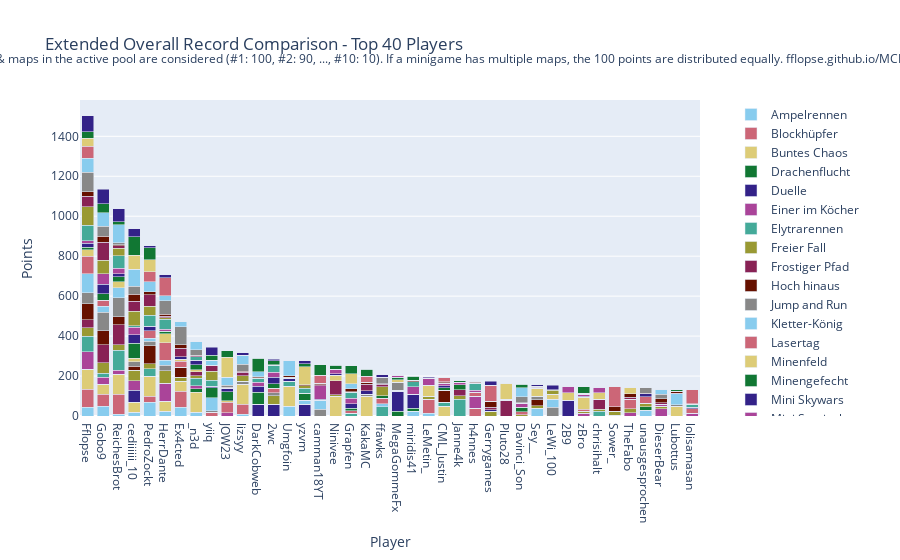

Notebook code cell kept with this figure:
### Code cell
import plotly.graph_objects as go

# Sum all columns to get the total score
outDf['Total'] = outDf.sum(axis=1)

# Sort by total score and fill N/A values with 0
outDf = outDf.sort_values(by='Total', ascending=False).fillna(0)

# Crop to top 10 players
cropDf = outDf.head(40).copy()

# Drop the 'Total' column for plotting
cropDf = cropDf.drop(columns=['Total'])

# Create a color palette
color_palette = px.colors.qualitative.Safe

# Create the stacked bar plot
fig = go.Figure()

for column in cropDf.columns.difference(['Player']):
    fig.add_trace(go.Bar(
        x=cropDf.index,
        y=cropDf[column],
        name=column,
        marker_color=color_palette[len(fig.data) % len(color_palette)]
    ))

# Update layout
fig.update_layout(
    barmode='stack',
    title='Extended Overall Record Comparison - Top 40 Players',
    xaxis=dict(title='Player'),
    yaxis=dict(title='Points'),
    #height=800,
    #width=1000,
    legend=dict(
        x=1.05,
        y=0.5,
        traceorder='normal',
        font=dict(size=12),
        bgcolor='rgba(255, 255, 255, 0)',
        bordercolor='rgba(0, 0, 0, 0)'
    ),
    margin=dict(r=200),  # Adjust right margin to make room for the legend
    annotations=[
        dict(
            x=0.5,
            y=1.1635,
            xref='paper',
            yref='paper',
            text='Max 100 points per minigame. Records #1 through #10 of games & maps in the active pool are considered (#1: 100, #2: 90, ..., #10: 10). If a minigame has multiple maps, the 100 points are distributed equally. fflopse.github.io/MCP-Records/data-analysis/global-ranking.ipynb',
            showarrow=False,
            font=dict(size=12),
            xanchor='center'
        )
    ]
)

fig.show()

# save the plot as an html file

fig.write_html('out/ext_overall_record_comparison.html')

### Figure 1 — Plotly figure (JSON) as saved in the notebook; plotly's stock layout.template omitted (floating-point values rounded to 4 significant figures)
{"data": [{"marker": {"color": "rgb(136, 204, 238)"}, "name": "Ampelrennen", "type": "bar", "x": ["Fflopse", "Gobo9", "ReichesBrot", "cediiiiii_10", "PedroZockt", "HerrDante", "Ex4cted", "_n3d", "yiiq", "JOW23", "lizsyy", "DarkCobweb", "2wc", "Umgfoin", "yzvm", "camman18YT", "Ninivee", "Grapfen", "KakaMC", "ffawks", "MegaGommeFx", "miridis41", "LeMetin_", "CML_Justin", "Janne4k", "h4nnes", "Gerrygames", "Pluto28", "Davinci_Son", "Sey__", "LeWi_100", "2B9", "zBro", "chrisihalt", "Sower_", "TheFabo", "unausgesprochen", "DieserBear", "Lubottus", "lolisamasan"], "y": [45, 50, 10, 20, 70, 25, 45, 20, 0, 0, 10, 0, 0, 50, 0, 0, 0, 0, 0, 0, 0, 25, 15, 0, 0, 0, 0, 0, 0, 40, 0, 0, 0, 0, 0, 0, 30, 0, 0, 0]}, {"marker": {"color": "rgb(204, 102, 119)"}, "name": "Blockhüpfer", "type": "bar", "x": ["Fflopse", "Gobo9", "ReichesBrot", "cediiiiii_10", "PedroZockt", "HerrDante", "Ex4cted", "_n3d", "yiiq", "JOW23", "lizsyy", "DarkCobweb", "2wc", "Umgfoin", "yzvm", "camman18YT", "Ninivee", "Grapfen", "KakaMC", "ffawks", "MegaGommeFx", "miridis41", "LeMetin_", "CML_Justin", "Janne4k", "h4nnes", "Gerrygames", "Pluto28", "Davinci_Son", "Sey__", "LeWi_100", "2B9", "zBro", "chrisihalt", "Sower_", "TheFabo", "unausgesprochen", "DieserBear", "Lubottus", "lolisamasan"], "y": [90, 60, 100, 0, 30, 0, 80, 0, 20, 0, 50, 0, 0, 0, 0, 0, 0, 0, 0, 0, 0, 0, 70, 0, 0, 40, 0, 0, 0, 0, 0, 0, 0, 0, 0, 0, 0, 0, 0, 0]}, {"marker": {"color": "rgb(221, 204, 119)"}, "name": "Buntes Chaos", "type": "bar", "x": ["Fflopse", "Gobo9", "ReichesBrot", "cediiiiii_10", "PedroZockt", "HerrDante", "Ex4cted", "_n3d", "yiiq", "JOW23", "lizsyy", "DarkCobweb", "2wc", "Umgfoin", "yzvm", "camman18YT", "Ninivee", "Grapfen", "KakaMC", "ffawks", "MegaGommeFx", "miridis41", "LeMetin_", "CML_Justin", "Janne4k", "h4nnes", "Gerrygames", "Pluto28", "Davinci_Son", "Sey__", "LeWi_100", "2B9", "zBro", "chrisihalt", "Sower_", "TheFabo", "unausgesprochen", "DieserBear", "Lubottus", "lolisamasan"], "y": [100, 50, 100, 50, 100, 50, 50, 100, 0, 0, 100, 0, 0, 100, 0, 0, 100, 0, 100, 0, 0, 0, 0, 50, 0, 0, 0, 0, 0, 0, 0, 0, 0, 0, 0, 0, 0, 0, 50, 0]}, {"marker": {"color": "rgb(17, 119, 51)"}, "name": "Drachenflucht", "type": "bar", "x": ["Fflopse", "Gobo9", "ReichesBrot", "cediiiiii_10", "PedroZockt", "HerrDante", "Ex4cted", "_n3d", "yiiq", "JOW23", "lizsyy", "DarkCobweb", "2wc", "Umgfoin", "yzvm", "camman18YT", "Ninivee", "Grapfen", "KakaMC", "ffawks", "MegaGommeFx", "miridis41", "LeMetin_", "CML_Justin", "Janne4k", "h4nnes", "Gerrygames", "Pluto28", "Davinci_Son", "Sey__", "LeWi_100", "2B9", "zBro", "chrisihalt", "Sower_", "TheFabo", "unausgesprochen", "DieserBear", "Lubottus", "lolisamasan"], "y": [0, 0, 0, 0, 0, 0, 0, 16, 0, 0, 0, 0, 0, 0, 0, 0, 0, 0, 0, 0, 24, 14, 0, 0, 0, 0, 0, 0, 0, 0, 0, 0, 0, 0, 4, 0, 16, 0, 0, 0]}, {"marker": {"color": "rgb(51, 34, 136)"}, "name": "Duelle", "type": "bar", "x": ["Fflopse", "Gobo9", "ReichesBrot", "cediiiiii_10", "PedroZockt", "HerrDante", "Ex4cted", "_n3d", "yiiq", "JOW23", "lizsyy", "DarkCobweb", "2wc", "Umgfoin", "yzvm", "camman18YT", "Ninivee", "Grapfen", "KakaMC", "ffawks", "MegaGommeFx", "miridis41", "LeMetin_", "CML_Justin", "Janne4k", "h4nnes", "Gerrygames", "Pluto28", "Davinci_Son", "Sey__", "LeWi_100", "2B9", "zBro", "chrisihalt", "Sower_", "TheFabo", "unausgesprochen", "DieserBear", "Lubottus", "lolisamasan"], "y": [0, 0, 0, 60, 0, 0, 0, 0, 0, 0, 0, 60, 60, 0, 60, 0, 0, 0, 0, 0, 100, 70, 0, 0, 0, 0, 0, 0, 0, 0, 0, 80, 0, 0, 0, 0, 0, 0, 0, 0]}, {"marker": {"color": "rgb(170, 68, 153)"}, "name": "Einer im Köcher", "type": "bar", "x": ["Fflopse", "Gobo9", "ReichesBrot", "cediiiiii_10", "PedroZockt", "HerrDante", "Ex4cted", "_n3d", "yiiq", "JOW23", "lizsyy", "DarkCobweb", "2wc", "Umgfoin", "yzvm", "camman18YT", "Ninivee", "Grapfen", "KakaMC", "ffawks", "MegaGommeFx", "miridis41", "LeMetin_", "CML_Justin", "Janne4k", "h4nnes", "Gerrygames", "Pluto28", "Davinci_Son", "Sey__", "LeWi_100", "2B9", "zBro", "chrisihalt", "Sower_", "TheFabo", "unausgesprochen", "DieserBear", "Lubottus", "lolisamasan"], "y": [86.67, 33.33, 20, 46.67, 0, 90, 0, 16.67, 0, 16.67, 0, 0, 0, 0, 0, 0, 0, 0, 0, 0, 0, 0, 0, 0, 0, 60, 0, 0, 0, 0, 0, 0, 13.33, 0, 0, 16.67, 0, 36.67, 0, 13.33]}, {"marker": {"color": "rgb(68, 170, 153)"}, "name": "Elytrarennen", "type": "bar", "x": ["Fflopse", "Gobo9", "ReichesBrot", "cediiiiii_10", "PedroZockt", "HerrDante", "Ex4cted", "_n3d", "yiiq", "JOW23", "lizsyy", "DarkCobweb", "2wc", "Umgfoin", "yzvm", "camman18YT", "Ninivee", "Grapfen", "KakaMC", "ffawks", "MegaGommeFx", "miridis41", "LeMetin_", "CML_Justin", "Janne4k", "h4nnes", "Gerrygames", "Pluto28", "Davinci_Son", "Sey__", "LeWi_100", "2B9", "zBro", "chrisihalt", "Sower_", "TheFabo", "unausgesprochen", "DieserBear", "Lubottus", "lolisamasan"], "y": [76.67, 20, 100, 0, 36.67, 0, 0, 36.67, 0, 0, 0, 0, 0, 23.33, 0, 0, 0, 13.33, 0, 46.67, 0, 0, 0, 20, 83.33, 0, 0, 0, 0, 0, 0, 0, 0, 23.33, 0, 0, 0, 0, 0, 0]}, {"marker": {"color": "rgb(153, 153, 51)"}, "name": "Freier Fall", "type": "bar", "x": ["Fflopse", "Gobo9", "ReichesBrot", "cediiiiii_10", "PedroZockt", "HerrDante", "Ex4cted", "_n3d", "yiiq", "JOW23", "lizsyy", "DarkCobweb", "2wc", "Umgfoin", "yzvm", "camman18YT", "Ninivee", "Grapfen", "KakaMC", "ffawks", "MegaGommeFx", "miridis41", "LeMetin_", "CML_Justin", "Janne4k", "h4nnes", "Gerrygames", "Pluto28", "Davinci_Son", "Sey__", "LeWi_100", "2B9", "zBro", "chrisihalt", "Sower_", "TheFabo", "unausgesprochen", "DieserBear", "Lubottus", "lolisamasan"], "y": [42.5, 52.5, 27.5, 52.5, 25, 62.5, 20, 12.5, 0, 0, 0, 0, 42.5, 0, 0, 0, 7.5, 0, 0, 0, 5, 0, 15, 0, 17.5, 0, 25, 0, 7.5, 12.5, 0, 0, 10, 10, 20, 20, 17.5, 12.5, 0, 0]}, {"marker": {"color": "rgb(136, 34, 85)"}, "name": "Frostiger Pfad", "type": "bar", "x": ["Fflopse", "Gobo9", "ReichesBrot", "cediiiiii_10", "PedroZockt", "HerrDante", "Ex4cted", "_n3d", "yiiq", "JOW23", "lizsyy", "DarkCobweb", "2wc", "Umgfoin", "yzvm", "camman18YT", "Ninivee", "Grapfen", "KakaMC", "ffawks", "MegaGommeFx", "miridis41", "LeMetin_", "CML_Justin", "Janne4k", "h4nnes", "Gerrygames", "Pluto28", "Davinci_Son", "Sey__", "LeWi_100", "2B9", "zBro", "chrisihalt", "Sower_", "TheFabo", "unausgesprochen", "DieserBear", "Lubottus", "lolisamasan"], "y": [40, 90, 100, 0, 0, 0, 0, 20, 0, 0, 0, 0, 0, 0, 0, 0, 70, 0, 0, 0, 0, 0, 0, 0, 30, 0, 0, 80, 0, 0, 0, 0, 0, 50, 0, 0, 0, 0, 0, 0]}, {"marker": {"color": "rgb(102, 17, 0)"}, "name": "Hoch hinaus", "type": "bar", "x": ["Fflopse", "Gobo9", "ReichesBrot", "cediiiiii_10", "PedroZockt", "HerrDante", "Ex4cted", "_n3d", "yiiq", "JOW23", "lizsyy", "DarkCobweb", "2wc", "Umgfoin", "yzvm", "camman18YT", "Ninivee", "Grapfen", "KakaMC", "ffawks", "MegaGommeFx", "miridis41", "LeMetin_", "CML_Justin", "Janne4k", "h4nnes", "Gerrygames", "Pluto28", "Davinci_Son", "Sey__", "LeWi_100", "2B9", "zBro", "chrisihalt", "Sower_", "TheFabo", "unausgesprochen", "DieserBear", "Lubottus", "lolisamasan"], "y": [80, 70, 40, 20, 90, 0, 50, 0, 0, 0, 0, 0, 0, 0, 0, 0, 0, 0, 0, 0, 0, 0, 0, 60, 0, 0, 0, 0, 0, 30, 0, 0, 0, 0, 0, 0, 0, 0, 0, 0]}, {"marker": {"color": "rgb(136, 136, 136)"}, "name": "Jump and Run", "type": "bar", "x": ["Fflopse", "Gobo9", "ReichesBrot", "cediiiiii_10", "PedroZockt", "HerrDante", "Ex4cted", "_n3d", "yiiq", "JOW23", "lizsyy", "DarkCobweb", "2wc", "Umgfoin", "yzvm", "camman18YT", "Ninivee", "Grapfen", "KakaMC", "ffawks", "MegaGommeFx", "miridis41", "LeMetin_", "CML_Justin", "Janne4k", "h4nnes", "Gerrygames", "Pluto28", "Davinci_Son", "Sey__", "LeWi_100", "2B9", "zBro", "chrisihalt", "Sower_", "TheFabo", "unausgesprochen", "DieserBear", "Lubottus", "lolisamasan"], "y": [56.67, 93.33, 93.33, 23.33, 23.33, 26.67, 0, 0, 6.667, 0, 13.33, 0, 13.33, 0, 0, 33.33, 0, 0, 10, 0, 40, 0, 0, 0, 0, 0, 0, 0, 0, 16.67, 43.33, 0, 0, 0, 0, 0, 0, 0, 6.667, 0]}, {"marker": {"color": "rgb(136, 204, 238)"}, "name": "Kletter-König", "type": "bar", "x": ["Fflopse", "Gobo9", "ReichesBrot", "cediiiiii_10", "PedroZockt", "HerrDante", "Ex4cted", "_n3d", "yiiq", "JOW23", "lizsyy", "DarkCobweb", "2wc", "Umgfoin", "yzvm", "camman18YT", "Ninivee", "Grapfen", "KakaMC", "ffawks", "MegaGommeFx", "miridis41", "LeMetin_", "CML_Justin", "Janne4k", "h4nnes", "Gerrygames", "Pluto28", "Davinci_Son", "Sey__", "LeWi_100", "2B9", "zBro", "chrisihalt", "Sower_", "TheFabo", "unausgesprochen", "DieserBear", "Lubottus", "lolisamasan"], "y": [95, 30, 50, 0, 15, 25, 0, 0, 65, 0, 0, 0, 0, 0, 20, 45, 0, 0, 0, 15, 0, 0, 0, 0, 0, 0, 0, 0, 0, 0, 40, 0, 0, 0, 0, 0, 0, 0, 55, 0]}, {"marker": {"color": "rgb(204, 102, 119)"}, "name": "Lasertag", "type": "bar", "x": ["Fflopse", "Gobo9", "ReichesBrot", "cediiiiii_10", "PedroZockt", "HerrDante", "Ex4cted", "_n3d", "yiiq", "JOW23", "lizsyy", "DarkCobweb", "2wc", "Umgfoin", "yzvm", "camman18YT", "Ninivee", "Grapfen", "KakaMC", "ffawks", "MegaGommeFx", "miridis41", "LeMetin_", "CML_Justin", "Janne4k", "h4nnes", "Gerrygames", "Pluto28", "Davinci_Son", "Sey__", "LeWi_100", "2B9", "zBro", "chrisihalt", "Sower_", "TheFabo", "unausgesprochen", "DieserBear", "Lubottus", "lolisamasan"], "y": [86.67, 30, 0, 0, 36.67, 86.67, 30, 0, 0, 53.33, 0, 0, 23.33, 0, 0, 0, 0, 13.33, 0, 26.67, 0, 0, 0, 0, 0, 20, 0, 0, 13.33, 0, 0, 0, 10, 0, 0, 46.67, 33.33, 0, 0, 23.33]}, {"marker": {"color": "rgb(221, 204, 119)"}, "name": "Minenfeld", "type": "bar", "x": ["Fflopse", "Gobo9", "ReichesBrot", "cediiiiii_10", "PedroZockt", "HerrDante", "Ex4cted", "_n3d", "yiiq", "JOW23", "lizsyy", "DarkCobweb", "2wc", "Umgfoin", "yzvm", "camman18YT", "Ninivee", "Grapfen", "KakaMC", "ffawks", "MegaGommeFx", "miridis41", "LeMetin_", "CML_Justin", "Janne4k", "h4nnes", "Gerrygames", "Pluto28", "Davinci_Son", "Sey__", "LeWi_100", "2B9", "zBro", "chrisihalt", "Sower_", "TheFabo", "unausgesprochen", "DieserBear", "Lubottus", "lolisamasan"], "y": [33.33, 0, 30, 16.67, 0, 46.67, 10, 10, 0, 6.667, 0, 0, 0, 0, 0, 0, 26.67, 0, 0, 0, 13.33, 0, 53.33, 0, 0, 0, 0, 0, 0, 40, 26.67, 36.67, 60, 33.33, 0, 0, 0, 0, 0, 0]}, {"marker": {"color": "rgb(17, 119, 51)"}, "name": "Minengefecht", "type": "bar", "x": ["Fflopse", "Gobo9", "ReichesBrot", "cediiiiii_10", "PedroZockt", "HerrDante", "Ex4cted", "_n3d", "yiiq", "JOW23", "lizsyy", "DarkCobweb", "2wc", "Umgfoin", "yzvm", "camman18YT", "Ninivee", "Grapfen", "KakaMC", "ffawks", "MegaGommeFx", "miridis41", "LeMetin_", "CML_Justin", "Janne4k", "h4nnes", "Gerrygames", "Pluto28", "Davinci_Son", "Sey__", "LeWi_100", "2B9", "zBro", "chrisihalt", "Sower_", "TheFabo", "unausgesprochen", "DieserBear", "Lubottus", "lolisamasan"], "y": [12.5, 32.5, 25, 75, 0, 12.5, 0, 25, 50, 45, 0, 60, 22.5, 0, 35, 0, 0, 12.5, 0, 12.5, 12.5, 0, 0, 12.5, 25, 0, 0, 0, 22.5, 0, 0, 0, 0, 0, 0, 0, 0, 0, 0, 0]}, {"marker": {"color": "rgb(51, 34, 136)"}, "name": "Mini Skywars", "type": "bar", "x": ["Fflopse", "Gobo9", "ReichesBrot", "cediiiiii_10", "PedroZockt", "HerrDante", "Ex4cted", "_n3d", "yiiq", "JOW23", "lizsyy", "DarkCobweb", "2wc", "Umgfoin", "yzvm", "camman18YT", "Ninivee", "Grapfen", "KakaMC", "ffawks", "MegaGommeFx", "miridis41", "LeMetin_", "CML_Justin", "Janne4k", "h4nnes", "Gerrygames", "Pluto28", "Davinci_Son", "Sey__", "LeWi_100", "2B9", "zBro", "chrisihalt", "Sower_", "TheFabo", "unausgesprochen", "DieserBear", "Lubottus", "lolisamasan"], "y": [20, 48.33, 16.67, 43.33, 21.67, 0, 11.67, 23.33, 8.333, 16.67, 0, 30, 31.67, 15, 0, 6.667, 6.667, 23.33, 16.67, 0, 0, 0, 0, 8.333, 0, 0, 6.667, 0, 0, 0, 0, 0, 6.667, 0, 0, 0, 13.33, 0, 0, 6.667]}, {"marker": {"color": "rgb(170, 68, 153)"}, "name": "Mini Survivalgames", "type": "bar", "x": ["Fflopse", "Gobo9", "ReichesBrot", "cediiiiii_10", "PedroZockt", "HerrDante", "Ex4cted", "_n3d", "yiiq", "JOW23", "lizsyy", "DarkCobweb", "2wc", "Umgfoin", "yzvm", "camman18YT", "Ninivee", "Grapfen", "KakaMC", "ffawks", "MegaGommeFx", "miridis41", "LeMetin_", "CML_Justin", "Janne4k", "h4nnes", "Gerrygames", "Pluto28", "Davinci_Son", "Sey__", "LeWi_100", "2B9", "zBro", "chrisihalt", "Sower_", "TheFabo", "unausgesprochen", "DieserBear", "Lubottus", "lolisamasan"], "y": [13.33, 53.33, 26.67, 36.67, 0, 10, 0, 0, 0, 0, 0, 20, 26.67, 0, 0, 66.67, 20, 26.67, 0, 0, 10, 36.67, 33.33, 13.33, 13.33, 10, 0, 0, 20, 0, 0, 33.33, 10, 26.67, 0, 0, 0, 10, 0, 0]}, {"marker": {"color": "rgb(68, 170, 153)"}, "name": "Paintball", "type": "bar", "x": ["Fflopse", "Gobo9", "ReichesBrot", "cediiiiii_10", "PedroZockt", "HerrDante", "Ex4cted", "_n3d", "yiiq", "JOW23", "lizsyy", "DarkCobweb", "2wc", "Umgfoin", "yzvm", "camman18YT", "Ninivee", "Grapfen", "KakaMC", "ffawks", "MegaGommeFx", "miridis41", "LeMetin_", "CML_Justin", "Janne4k", "h4nnes", "Gerrygames", "Pluto28", "Davinci_Son", "Sey__", "LeWi_100", "2B9", "zBro", "chrisihalt", "Sower_", "TheFabo", "unausgesprochen", "DieserBear", "Lubottus", "lolisamasan"], "y": [76.67, 0, 63.33, 6.667, 56.67, 50, 0, 16.67, 30, 0, 0, 20, 33.33, 0, 23.33, 0, 0, 30, 0, 0, 0, 26.67, 0, 0, 0, 33.33, 0, 0, 0, 0, 0, 0, 0, 0, 0, 0, 0, 0, 0, 16.67]}, {"marker": {"color": "rgb(153, 153, 51)"}, "name": "Pferderennen", "type": "bar", "x": ["Fflopse", "Gobo9", "ReichesBrot", "cediiiiii_10", "PedroZockt", "HerrDante", "Ex4cted", "_n3d", "yiiq", "JOW23", "lizsyy", "DarkCobweb", "2wc", "Umgfoin", "yzvm", "camman18YT", "Ninivee", "Grapfen", "KakaMC", "ffawks", "MegaGommeFx", "miridis41", "LeMetin_", "CML_Justin", "Janne4k", "h4nnes", "Gerrygames", "Pluto28", "Davinci_Son", "Sey__", "LeWi_100", "2B9", "zBro", "chrisihalt", "Sower_", "TheFabo", "unausgesprochen", "DieserBear", "Lubottus", "lolisamasan"], "y": [91.67, 66.67, 38.33, 73.33, 45, 6.667, 0, 0, 45, 0, 28.33, 0, 0, 6.667, 13.33, 0, 0, 0, 0, 46.67, 0, 0, 0, 0, 0, 0, 0, 0, 0, 3.333, 20, 0, 0, 0, 0, 0, 0, 0, 0, 0]}, {"marker": {"color": "rgb(136, 34, 85)"}, "name": "Replika", "type": "bar", "x": ["Fflopse", "Gobo9", "ReichesBrot", "cediiiiii_10", "PedroZockt", "HerrDante", "Ex4cted", "_n3d", "yiiq", "JOW23", "lizsyy", "DarkCobweb", "2wc", "Umgfoin", "yzvm", "camman18YT", "Ninivee", "Grapfen", "KakaMC", "ffawks", "MegaGommeFx", "miridis41", "LeMetin_", "CML_Justin", "Janne4k", "h4nnes", "Gerrygames", "Pluto28", "Davinci_Son", "Sey__", "LeWi_100", "2B9", "zBro", "chrisihalt", "Sower_", "TheFabo", "unausgesprochen", "DieserBear", "Lubottus", "lolisamasan"], "y": [53.79, 90.87, 12.52, 51.46, 57.38, 8.35, 43.11, 4.951, 28.64, 2.718, 18.54, 1.942, 2.621, 0, 0, 5.146, 0, 1.359, 32.62, 11.55, 0.2913, 0, 0.1942, 2.427, 0, 0, 12.62, 2.33, 0.2913, 0.1942, 0.2913, 0, 0.1942, 0, 0, 11.17, 0.1942, 7.184, 3.204, 0]}, {"marker": {"color": "rgb(102, 17, 0)"}, "name": "Sammelwahn", "type": "bar", "x": ["Fflopse", "Gobo9", "ReichesBrot", "cediiiiii_10", "PedroZockt", "HerrDante", "Ex4cted", "_n3d", "yiiq", "JOW23", "lizsyy", "DarkCobweb", "2wc", "Umgfoin", "yzvm", "camman18YT", "Ninivee", "Grapfen", "KakaMC", "ffawks", "MegaGommeFx", "miridis41", "LeMetin_", "CML_Justin", "Janne4k", "h4nnes", "Gerrygames", "Pluto28", "Davinci_Son", "Sey__", "LeWi_100", "2B9", "zBro", "chrisihalt", "Sower_", "TheFabo", "unausgesprochen", "DieserBear", "Lubottus", "lolisamasan"], "y": [22.25, 27.75, 3.25, 34, 14.5, 9.5, 16.75, 3.25, 0, 3.5, 5, 5.5, 0, 6.75, 3.75, 6, 2, 15, 10.75, 2.25, 0, 7, 2.75, 4.5, 0, 4.75, 30.25, 2.25, 3.25, 7.5, 0, 2.5, 3.5, 3.25, 21.75, 16.75, 3.25, 19.5, 10, 0.75]}, {"marker": {"color": "rgb(136, 136, 136)"}, "name": "Schießstand", "type": "bar", "x": ["Fflopse", "Gobo9", "ReichesBrot", "cediiiiii_10", "PedroZockt", "HerrDante", "Ex4cted", "_n3d", "yiiq", "JOW23", "lizsyy", "DarkCobweb", "2wc", "Umgfoin", "yzvm", "camman18YT", "Ninivee", "Grapfen", "KakaMC", "ffawks", "MegaGommeFx", "miridis41", "LeMetin_", "CML_Justin", "Janne4k", "h4nnes", "Gerrygames", "Pluto28", "Davinci_Son", "Sey__", "LeWi_100", "2B9", "zBro", "chrisihalt", "Sower_", "TheFabo", "unausgesprochen", "DieserBear", "Lubottus", "lolisamasan"], "y": [96.67, 50, 10, 40, 0, 66.67, 90, 26.67, 0, 10, 33.33, 0, 0, 0, 0, 0, 0, 0, 0, 33.33, 0, 0, 0, 0, 0, 6.667, 0, 0, 30, 0, 0, 0, 0, 0, 0, 0, 26.67, 23.33, 0, 0]}, {"marker": {"color": "rgb(136, 204, 238)"}, "name": "Spleef", "type": "bar", "x": ["Fflopse", "Gobo9", "ReichesBrot", "cediiiiii_10", "PedroZockt", "HerrDante", "Ex4cted", "_n3d", "yiiq", "JOW23", "lizsyy", "DarkCobweb", "2wc", "Umgfoin", "yzvm", "camman18YT", "Ninivee", "Grapfen", "KakaMC", "ffawks", "MegaGommeFx", "miridis41", "LeMetin_", "CML_Justin", "Janne4k", "h4nnes", "Gerrygames", "Pluto28", "Davinci_Son", "Sey__", "LeWi_100", "2B9", "zBro", "chrisihalt", "Sower_", "TheFabo", "unausgesprochen", "DieserBear", "Lubottus", "lolisamasan"], "y": [70, 70, 90, 85, 50, 25, 25, 40, 25, 40, 45, 25, 0, 75, 0, 0, 0, 25, 0, 0, 0, 0, 0, 0, 0, 0, 0, 0, 45, 0, 0, 0, 0, 0, 0, 0, 0, 25, 0, 0]}, {"marker": {"color": "rgb(204, 102, 119)"}, "name": "Todeswürfel", "type": "bar", "x": ["Fflopse", "Gobo9", "ReichesBrot", "cediiiiii_10", "PedroZockt", "HerrDante", "Ex4cted", "_n3d", "yiiq", "JOW23", "lizsyy", "DarkCobweb", "2wc", "Umgfoin", "yzvm", "camman18YT", "Ninivee", "Grapfen", "KakaMC", "ffawks", "MegaGommeFx", "miridis41", "LeMetin_", "CML_Justin", "Janne4k", "h4nnes", "Gerrygames", "Pluto28", "Davinci_Son", "Sey__", "LeWi_100", "2B9", "zBro", "chrisihalt", "Sower_", "TheFabo", "unausgesprochen", "DieserBear", "Lubottus", "lolisamasan"], "y": [60, 0, 0, 0, 50, 90, 0, 0, 0, 0, 0, 0, 0, 0, 0, 40, 0, 0, 30, 0, 0, 0, 0, 20, 0, 0, 80, 0, 0, 0, 0, 0, 0, 0, 100, 0, 0, 0, 0, 70]}, {"marker": {"color": "rgb(221, 204, 119)"}, "name": "Waffenfolge", "type": "bar", "x": ["Fflopse", "Gobo9", "ReichesBrot", "cediiiiii_10", "PedroZockt", "HerrDante", "Ex4cted", "_n3d", "yiiq", "JOW23", "lizsyy", "DarkCobweb", "2wc", "Umgfoin", "yzvm", "camman18YT", "Ninivee", "Grapfen", "KakaMC", "ffawks", "MegaGommeFx", "miridis41", "LeMetin_", "CML_Justin", "Janne4k", "h4nnes", "Gerrygames", "Pluto28", "Davinci_Son", "Sey__", "LeWi_100", "2B9", "zBro", "chrisihalt", "Sower_", "TheFabo", "unausgesprochen", "DieserBear", "Lubottus", "lolisamasan"], "y": [40, 0, 0, 70, 60, 0, 0, 0, 0, 100, 0, 0, 0, 0, 90, 0, 0, 50, 0, 0, 0, 0, 0, 0, 0, 0, 0, 80, 0, 0, 0, 0, 0, 0, 0, 30, 0, 0, 0, 0]}, {"marker": {"color": "rgb(17, 119, 51)"}, "name": "Walls", "type": "bar", "x": ["Fflopse", "Gobo9", "ReichesBrot", "cediiiiii_10", "PedroZockt", "HerrDante", "Ex4cted", "_n3d", "yiiq", "JOW23", "lizsyy", "DarkCobweb", "2wc", "Umgfoin", "yzvm", "camman18YT", "Ninivee", "Grapfen", "KakaMC", "ffawks", "MegaGommeFx", "miridis41", "LeMetin_", "CML_Justin", "Janne4k", "h4nnes", "Gerrygames", "Pluto28", "Davinci_Son", "Sey__", "LeWi_100", "2B9", "zBro", "chrisihalt", "Sower_", "TheFabo", "unausgesprochen", "DieserBear", "Lubottus", "lolisamasan"], "y": [33.33, 43.33, 16.67, 93.33, 60, 0, 0, 0, 26.67, 33.33, 0, 66.67, 20, 0, 16.67, 53.33, 20, 40, 33.33, 0, 0, 20, 0, 0, 6.667, 0, 0, 0, 16.67, 0, 0, 0, 33.33, 0, 0, 0, 0, 0, 6.667, 0]}, {"marker": {"color": "rgb(51, 34, 136)"}, "name": "Wettrennen", "type": "bar", "x": ["Fflopse", "Gobo9", "ReichesBrot", "cediiiiii_10", "PedroZockt", "HerrDante", "Ex4cted", "_n3d", "yiiq", "JOW23", "lizsyy", "DarkCobweb", "2wc", "Umgfoin", "yzvm", "camman18YT", "Ninivee", "Grapfen", "KakaMC", "ffawks", "MegaGommeFx", "miridis41", "LeMetin_", "CML_Justin", "Janne4k", "h4nnes", "Gerrygames", "Pluto28", "Davinci_Son", "Sey__", "LeWi_100", "2B9", "zBro", "chrisihalt", "Sower_", "TheFabo", "unausgesprochen", "DieserBear", "Lubottus", "lolisamasan"], "y": [80, 74, 64, 40, 10, 16, 0, 0, 40, 0, 14, 0, 8, 0, 14, 0, 0, 0, 0, 12, 0, 0, 4, 0, 0, 0, 20, 0, 0, 6, 24, 0, 0, 0, 0, 0, 0, 0, 0, 0]}], "layout": {"annotations": [{"font": {"size": 12}, "showarrow": false, "text": "Max 100 points per minigame. Records #1 through #10 of games & maps in the active pool are considered (#1: 100, #2: 90, ..., #10: 10). If a minigame has multiple maps, the 100 points are distributed equally. fflopse.github.io/MCP-Records/data-analysis/global-ranking.ipynb", "x": 0.5, "xanchor": "center", "xref": "paper", "y": 1.163, "yref": "paper"}], "barmode": "stack", "legend": {"bgcolor": "rgba(255, 255, 255, 0)", "bordercolor": "rgba(0, 0, 0, 0)", "font": {"size": 12}, "traceorder": "normal", "x": 1.05, "y": 0.5}, "margin": {"r": 200}, "title": {"text": "Extended Overall Record Comparison - Top 40 Players"}, "xaxis": {"title": {"text": "Player"}}, "yaxis": {"title": {"text": "Points"}}}}
